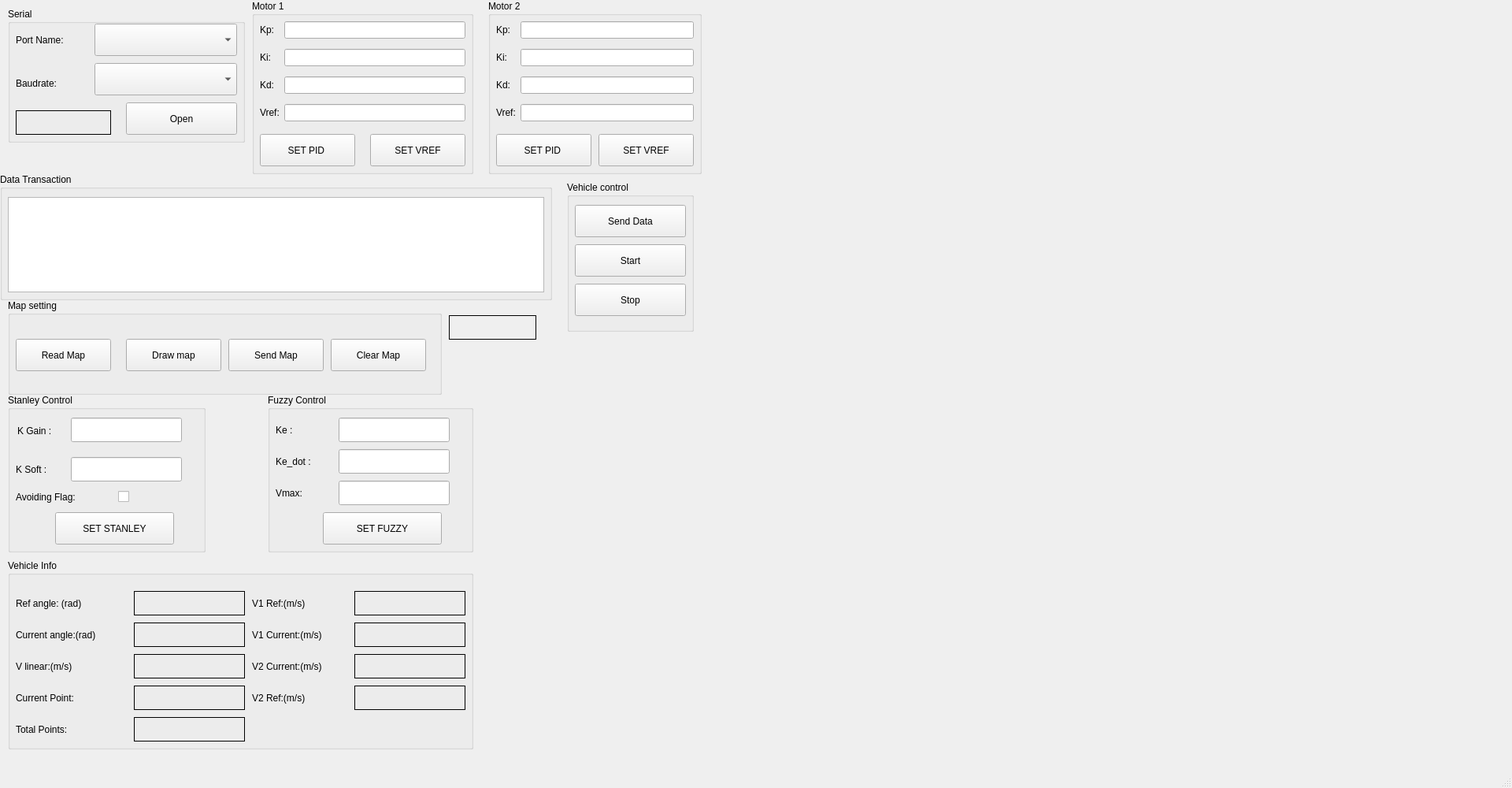
<?xml version="1.0" encoding="UTF-8"?>
<ui version="4.0">
 <class>MainWindow</class>
 <widget class="QMainWindow" name="MainWindow">
  <property name="geometry">
   <rect>
    <x>0</x>
    <y>0</y>
    <width>1920</width>
    <height>1000</height>
   </rect>
  </property>
  <property name="maximumSize">
   <size>
    <width>1920</width>
    <height>1080</height>
   </size>
  </property>
  <property name="windowTitle">
   <string>MainWindow</string>
  </property>
  <widget class="QWidget" name="centralwidget">
   <widget class="QGroupBox" name="groupBox">
    <property name="geometry">
     <rect>
      <x>10</x>
      <y>10</y>
      <width>301</width>
      <height>171</height>
     </rect>
    </property>
    <property name="title">
     <string>Serial</string>
    </property>
    <widget class="QLabel" name="label">
     <property name="geometry">
      <rect>
       <x>10</x>
       <y>30</y>
       <width>91</width>
       <height>21</height>
      </rect>
     </property>
     <property name="sizeIncrement">
      <size>
       <width>10</width>
       <height>10</height>
      </size>
     </property>
     <property name="text">
      <string>Port Name:</string>
     </property>
    </widget>
    <widget class="QComboBox" name="ccb_portname">
     <property name="geometry">
      <rect>
       <x>110</x>
       <y>20</y>
       <width>181</width>
       <height>41</height>
      </rect>
     </property>
    </widget>
    <widget class="QLabel" name="label_2">
     <property name="geometry">
      <rect>
       <x>10</x>
       <y>80</y>
       <width>91</width>
       <height>31</height>
      </rect>
     </property>
     <property name="text">
      <string>Baudrate:</string>
     </property>
    </widget>
    <widget class="QComboBox" name="ccb_baudrate">
     <property name="geometry">
      <rect>
       <x>110</x>
       <y>70</y>
       <width>181</width>
       <height>41</height>
      </rect>
     </property>
    </widget>
    <widget class="QPushButton" name="btn_open">
     <property name="geometry">
      <rect>
       <x>150</x>
       <y>120</y>
       <width>141</width>
       <height>41</height>
      </rect>
     </property>
     <property name="text">
      <string>Open</string>
     </property>
    </widget>
    <widget class="QLabel" name="label_portstatus">
     <property name="geometry">
      <rect>
       <x>10</x>
       <y>130</y>
       <width>121</width>
       <height>31</height>
      </rect>
     </property>
     <property name="frameShape">
      <enum>QFrame::Box</enum>
     </property>
     <property name="text">
      <string/>
     </property>
     <property name="alignment">
      <set>Qt::AlignCenter</set>
     </property>
    </widget>
   </widget>
   <widget class="QGroupBox" name="groupBox_2">
    <property name="geometry">
     <rect>
      <x>0</x>
      <y>220</y>
      <width>701</width>
      <height>161</height>
     </rect>
    </property>
    <property name="title">
     <string>Data Transaction</string>
    </property>
    <widget class="QListWidget" name="list_dataReceive">
     <property name="geometry">
      <rect>
       <x>10</x>
       <y>30</y>
       <width>681</width>
       <height>121</height>
      </rect>
     </property>
    </widget>
   </widget>
   <widget class="QGroupBox" name="groupBox_3">
    <property name="geometry">
     <rect>
      <x>320</x>
      <y>0</y>
      <width>281</width>
      <height>221</height>
     </rect>
    </property>
    <property name="title">
     <string>Motor 1</string>
    </property>
    <widget class="QWidget" name="layoutWidget">
     <property name="geometry">
      <rect>
       <x>10</x>
       <y>20</y>
       <width>261</width>
       <height>141</height>
      </rect>
     </property>
     <layout class="QGridLayout" name="gridLayout">
      <item row="0" column="0">
       <widget class="QLabel" name="label_3">
        <property name="text">
         <string>Kp:</string>
        </property>
       </widget>
      </item>
      <item row="1" column="0">
       <widget class="QLabel" name="label_4">
        <property name="text">
         <string>Ki:</string>
        </property>
       </widget>
      </item>
      <item row="2" column="0">
       <widget class="QLabel" name="label_5">
        <property name="text">
         <string>Kd:</string>
        </property>
       </widget>
      </item>
      <item row="2" column="1">
       <widget class="QLineEdit" name="edt_kd"/>
      </item>
      <item row="3" column="0">
       <widget class="QLabel" name="label_6">
        <property name="text">
         <string>Vref:</string>
        </property>
       </widget>
      </item>
      <item row="3" column="1">
       <widget class="QLineEdit" name="edt_vref"/>
      </item>
      <item row="1" column="1">
       <widget class="QLineEdit" name="edt_ki"/>
      </item>
      <item row="0" column="1">
       <widget class="QLineEdit" name="edt_kp"/>
      </item>
     </layout>
    </widget>
    <widget class="QPushButton" name="btn_sendpidm1">
     <property name="geometry">
      <rect>
       <x>10</x>
       <y>170</y>
       <width>121</width>
       <height>41</height>
      </rect>
     </property>
     <property name="text">
      <string>SET PID </string>
     </property>
    </widget>
    <widget class="QPushButton" name="btn_sendvrefm1">
     <property name="geometry">
      <rect>
       <x>150</x>
       <y>170</y>
       <width>121</width>
       <height>41</height>
      </rect>
     </property>
     <property name="text">
      <string>SET VREF</string>
     </property>
    </widget>
   </widget>
   <widget class="QGroupBox" name="groupBox_4">
    <property name="geometry">
     <rect>
      <x>620</x>
      <y>0</y>
      <width>271</width>
      <height>221</height>
     </rect>
    </property>
    <property name="title">
     <string>Motor 2</string>
    </property>
    <widget class="QWidget" name="layoutWidget_2">
     <property name="geometry">
      <rect>
       <x>10</x>
       <y>20</y>
       <width>251</width>
       <height>141</height>
      </rect>
     </property>
     <layout class="QGridLayout" name="gridLayout_2">
      <item row="2" column="1">
       <widget class="QLineEdit" name="edt_kd_2"/>
      </item>
      <item row="1" column="1">
       <widget class="QLineEdit" name="edt_ki_2"/>
      </item>
      <item row="0" column="0">
       <widget class="QLabel" name="label_7">
        <property name="text">
         <string>Kp:</string>
        </property>
       </widget>
      </item>
      <item row="1" column="0">
       <widget class="QLabel" name="label_8">
        <property name="text">
         <string>Ki:</string>
        </property>
       </widget>
      </item>
      <item row="0" column="1">
       <widget class="QLineEdit" name="edt_kp_2"/>
      </item>
      <item row="3" column="1">
       <widget class="QLineEdit" name="edt_vref_2"/>
      </item>
      <item row="2" column="0">
       <widget class="QLabel" name="label_9">
        <property name="text">
         <string>Kd:</string>
        </property>
       </widget>
      </item>
      <item row="3" column="0">
       <widget class="QLabel" name="label_10">
        <property name="text">
         <string>Vref:</string>
        </property>
       </widget>
      </item>
     </layout>
    </widget>
    <widget class="QPushButton" name="btn_sendpidm2">
     <property name="geometry">
      <rect>
       <x>10</x>
       <y>170</y>
       <width>121</width>
       <height>41</height>
      </rect>
     </property>
     <property name="text">
      <string>SET PID </string>
     </property>
    </widget>
    <widget class="QPushButton" name="btn_sendvrefm2">
     <property name="geometry">
      <rect>
       <x>140</x>
       <y>170</y>
       <width>121</width>
       <height>41</height>
      </rect>
     </property>
     <property name="text">
      <string>SET VREF</string>
     </property>
    </widget>
   </widget>
   <widget class="QCustomPlot" name="Motor1_Chart" native="true">
    <property name="geometry">
     <rect>
      <x>610</x>
      <y>440</y>
      <width>651</width>
      <height>501</height>
     </rect>
    </property>
    <property name="minimumSize">
     <size>
      <width>611</width>
      <height>0</height>
     </size>
    </property>
   </widget>
   <widget class="QCustomPlot" name="Motor2_Chart" native="true">
    <property name="geometry">
     <rect>
      <x>1270</x>
      <y>440</y>
      <width>611</width>
      <height>501</height>
     </rect>
    </property>
   </widget>
   <widget class="QCustomPlot" name="Map_Chart" native="true">
    <property name="geometry">
     <rect>
      <x>910</x>
      <y>10</y>
      <width>971</width>
      <height>421</height>
     </rect>
    </property>
   </widget>
   <widget class="QGroupBox" name="grb_Stanley">
    <property name="geometry">
     <rect>
      <x>10</x>
      <y>500</y>
      <width>251</width>
      <height>201</height>
     </rect>
    </property>
    <property name="title">
     <string>Stanley Control</string>
    </property>
    <widget class="QLineEdit" name="edt_Kgain">
     <property name="geometry">
      <rect>
       <x>80</x>
       <y>30</y>
       <width>141</width>
       <height>31</height>
      </rect>
     </property>
    </widget>
    <widget class="QLabel" name="label_11">
     <property name="geometry">
      <rect>
       <x>12</x>
       <y>31</y>
       <width>61</width>
       <height>31</height>
      </rect>
     </property>
     <property name="text">
      <string>K Gain :</string>
     </property>
    </widget>
    <widget class="QLineEdit" name="edt_Ksoft">
     <property name="geometry">
      <rect>
       <x>80</x>
       <y>80</y>
       <width>141</width>
       <height>31</height>
      </rect>
     </property>
    </widget>
    <widget class="QLabel" name="label_12">
     <property name="geometry">
      <rect>
       <x>10</x>
       <y>80</y>
       <width>61</width>
       <height>31</height>
      </rect>
     </property>
     <property name="text">
      <string>K Soft :</string>
     </property>
    </widget>
    <widget class="QCheckBox" name="check_AvoidFlag">
     <property name="geometry">
      <rect>
       <x>140</x>
       <y>120</y>
       <width>20</width>
       <height>20</height>
      </rect>
     </property>
     <property name="text">
      <string/>
     </property>
    </widget>
    <widget class="QLabel" name="label_13">
     <property name="geometry">
      <rect>
       <x>10</x>
       <y>120</y>
       <width>121</width>
       <height>21</height>
      </rect>
     </property>
     <property name="text">
      <string>Avoiding Flag:</string>
     </property>
    </widget>
    <widget class="QPushButton" name="btn_SetStanley">
     <property name="geometry">
      <rect>
       <x>60</x>
       <y>150</y>
       <width>151</width>
       <height>41</height>
      </rect>
     </property>
     <property name="text">
      <string>SET STANLEY</string>
     </property>
    </widget>
   </widget>
   <widget class="QGroupBox" name="grb_Fuzzy">
    <property name="geometry">
     <rect>
      <x>340</x>
      <y>500</y>
      <width>261</width>
      <height>201</height>
     </rect>
    </property>
    <property name="title">
     <string>Fuzzy Control</string>
    </property>
    <widget class="QLabel" name="label_24">
     <property name="geometry">
      <rect>
       <x>10</x>
       <y>30</y>
       <width>61</width>
       <height>31</height>
      </rect>
     </property>
     <property name="text">
      <string>Ke :</string>
     </property>
    </widget>
    <widget class="QLineEdit" name="edt_Ke">
     <property name="geometry">
      <rect>
       <x>90</x>
       <y>30</y>
       <width>141</width>
       <height>31</height>
      </rect>
     </property>
    </widget>
    <widget class="QLabel" name="label_25">
     <property name="geometry">
      <rect>
       <x>10</x>
       <y>70</y>
       <width>61</width>
       <height>31</height>
      </rect>
     </property>
     <property name="text">
      <string>Ke_dot :</string>
     </property>
    </widget>
    <widget class="QLineEdit" name="edt_Ke_dot">
     <property name="geometry">
      <rect>
       <x>90</x>
       <y>70</y>
       <width>141</width>
       <height>31</height>
      </rect>
     </property>
    </widget>
    <widget class="QLineEdit" name="edt_Vmax">
     <property name="geometry">
      <rect>
       <x>90</x>
       <y>110</y>
       <width>141</width>
       <height>31</height>
      </rect>
     </property>
    </widget>
    <widget class="QLabel" name="label_26">
     <property name="geometry">
      <rect>
       <x>10</x>
       <y>110</y>
       <width>61</width>
       <height>31</height>
      </rect>
     </property>
     <property name="text">
      <string>Vmax:</string>
     </property>
    </widget>
    <widget class="QPushButton" name="btn_SetFuzzy">
     <property name="geometry">
      <rect>
       <x>70</x>
       <y>150</y>
       <width>151</width>
       <height>41</height>
      </rect>
     </property>
     <property name="text">
      <string>SET FUZZY</string>
     </property>
    </widget>
   </widget>
   <widget class="QGroupBox" name="grb_VehicleInfo">
    <property name="geometry">
     <rect>
      <x>10</x>
      <y>710</y>
      <width>591</width>
      <height>241</height>
     </rect>
    </property>
    <property name="title">
     <string>Vehicle Info</string>
    </property>
    <widget class="QLabel" name="label_14">
     <property name="geometry">
      <rect>
       <x>10</x>
       <y>40</y>
       <width>141</width>
       <height>31</height>
      </rect>
     </property>
     <property name="text">
      <string>Ref angle: (rad)</string>
     </property>
    </widget>
    <widget class="QLabel" name="label_15">
     <property name="geometry">
      <rect>
       <x>10</x>
       <y>80</y>
       <width>141</width>
       <height>31</height>
      </rect>
     </property>
     <property name="text">
      <string>Current angle:(rad) </string>
     </property>
    </widget>
    <widget class="QLabel" name="label_16">
     <property name="geometry">
      <rect>
       <x>10</x>
       <y>120</y>
       <width>141</width>
       <height>31</height>
      </rect>
     </property>
     <property name="text">
      <string>V linear:(m/s) </string>
     </property>
    </widget>
    <widget class="QLabel" name="label_17">
     <property name="geometry">
      <rect>
       <x>310</x>
       <y>40</y>
       <width>121</width>
       <height>31</height>
      </rect>
     </property>
     <property name="text">
      <string>V1 Ref:(m/s)</string>
     </property>
    </widget>
    <widget class="QLabel" name="label_18">
     <property name="geometry">
      <rect>
       <x>310</x>
       <y>160</y>
       <width>131</width>
       <height>31</height>
      </rect>
     </property>
     <property name="text">
      <string>V2 Ref:(m/s)</string>
     </property>
    </widget>
    <widget class="QLabel" name="label_19">
     <property name="geometry">
      <rect>
       <x>310</x>
       <y>80</y>
       <width>121</width>
       <height>31</height>
      </rect>
     </property>
     <property name="text">
      <string>V1 Current:(m/s)</string>
     </property>
    </widget>
    <widget class="QLabel" name="label_20">
     <property name="geometry">
      <rect>
       <x>310</x>
       <y>120</y>
       <width>121</width>
       <height>31</height>
      </rect>
     </property>
     <property name="text">
      <string>V2 Current:(m/s)</string>
     </property>
    </widget>
    <widget class="QLabel" name="labl_RefAngle">
     <property name="geometry">
      <rect>
       <x>160</x>
       <y>40</y>
       <width>141</width>
       <height>31</height>
      </rect>
     </property>
     <property name="frameShape">
      <enum>QFrame::Box</enum>
     </property>
     <property name="text">
      <string/>
     </property>
     <property name="alignment">
      <set>Qt::AlignCenter</set>
     </property>
     <property name="wordWrap">
      <bool>false</bool>
     </property>
    </widget>
    <widget class="QLabel" name="labl_CurrentAngle">
     <property name="geometry">
      <rect>
       <x>160</x>
       <y>80</y>
       <width>141</width>
       <height>31</height>
      </rect>
     </property>
     <property name="frameShape">
      <enum>QFrame::Box</enum>
     </property>
     <property name="text">
      <string/>
     </property>
     <property name="alignment">
      <set>Qt::AlignCenter</set>
     </property>
     <property name="wordWrap">
      <bool>false</bool>
     </property>
    </widget>
    <widget class="QLabel" name="labl_VLinear">
     <property name="geometry">
      <rect>
       <x>160</x>
       <y>120</y>
       <width>141</width>
       <height>31</height>
      </rect>
     </property>
     <property name="frameShape">
      <enum>QFrame::Box</enum>
     </property>
     <property name="text">
      <string/>
     </property>
     <property name="alignment">
      <set>Qt::AlignCenter</set>
     </property>
     <property name="wordWrap">
      <bool>false</bool>
     </property>
    </widget>
    <widget class="QLabel" name="labl_V1Ref">
     <property name="geometry">
      <rect>
       <x>440</x>
       <y>40</y>
       <width>141</width>
       <height>31</height>
      </rect>
     </property>
     <property name="frameShape">
      <enum>QFrame::Box</enum>
     </property>
     <property name="text">
      <string/>
     </property>
     <property name="alignment">
      <set>Qt::AlignCenter</set>
     </property>
     <property name="wordWrap">
      <bool>false</bool>
     </property>
    </widget>
    <widget class="QLabel" name="labl_V1Current">
     <property name="geometry">
      <rect>
       <x>440</x>
       <y>80</y>
       <width>141</width>
       <height>31</height>
      </rect>
     </property>
     <property name="frameShape">
      <enum>QFrame::Box</enum>
     </property>
     <property name="text">
      <string/>
     </property>
     <property name="alignment">
      <set>Qt::AlignCenter</set>
     </property>
     <property name="wordWrap">
      <bool>false</bool>
     </property>
    </widget>
    <widget class="QLabel" name="labl_V2Ref">
     <property name="geometry">
      <rect>
       <x>440</x>
       <y>160</y>
       <width>141</width>
       <height>31</height>
      </rect>
     </property>
     <property name="frameShape">
      <enum>QFrame::Box</enum>
     </property>
     <property name="text">
      <string/>
     </property>
     <property name="alignment">
      <set>Qt::AlignCenter</set>
     </property>
     <property name="wordWrap">
      <bool>false</bool>
     </property>
    </widget>
    <widget class="QLabel" name="labl_V2Current">
     <property name="geometry">
      <rect>
       <x>440</x>
       <y>120</y>
       <width>141</width>
       <height>31</height>
      </rect>
     </property>
     <property name="frameShape">
      <enum>QFrame::Box</enum>
     </property>
     <property name="text">
      <string/>
     </property>
     <property name="alignment">
      <set>Qt::AlignCenter</set>
     </property>
     <property name="wordWrap">
      <bool>false</bool>
     </property>
    </widget>
    <widget class="QLabel" name="label_21">
     <property name="geometry">
      <rect>
       <x>10</x>
       <y>160</y>
       <width>141</width>
       <height>31</height>
      </rect>
     </property>
     <property name="text">
      <string>Current Point:</string>
     </property>
    </widget>
    <widget class="QLabel" name="labl_CurrentPoint">
     <property name="geometry">
      <rect>
       <x>160</x>
       <y>160</y>
       <width>141</width>
       <height>31</height>
      </rect>
     </property>
     <property name="frameShape">
      <enum>QFrame::Box</enum>
     </property>
     <property name="text">
      <string/>
     </property>
     <property name="alignment">
      <set>Qt::AlignCenter</set>
     </property>
     <property name="wordWrap">
      <bool>false</bool>
     </property>
    </widget>
    <widget class="QLabel" name="label_23">
     <property name="geometry">
      <rect>
       <x>10</x>
       <y>200</y>
       <width>141</width>
       <height>31</height>
      </rect>
     </property>
     <property name="text">
      <string>Total Points:</string>
     </property>
    </widget>
    <widget class="QLabel" name="labl_TotalPoint">
     <property name="geometry">
      <rect>
       <x>160</x>
       <y>200</y>
       <width>141</width>
       <height>31</height>
      </rect>
     </property>
     <property name="frameShape">
      <enum>QFrame::Box</enum>
     </property>
     <property name="text">
      <string/>
     </property>
     <property name="alignment">
      <set>Qt::AlignCenter</set>
     </property>
     <property name="wordWrap">
      <bool>false</bool>
     </property>
    </widget>
   </widget>
   <widget class="QGroupBox" name="groupBox_6">
    <property name="geometry">
     <rect>
      <x>720</x>
      <y>230</y>
      <width>161</width>
      <height>191</height>
     </rect>
    </property>
    <property name="title">
     <string>Vehicle control</string>
    </property>
    <widget class="QPushButton" name="btn_SendData">
     <property name="geometry">
      <rect>
       <x>10</x>
       <y>30</y>
       <width>141</width>
       <height>41</height>
      </rect>
     </property>
     <property name="text">
      <string>Send Data</string>
     </property>
    </widget>
    <widget class="QPushButton" name="btn_stop">
     <property name="geometry">
      <rect>
       <x>10</x>
       <y>80</y>
       <width>141</width>
       <height>41</height>
      </rect>
     </property>
     <property name="text">
      <string>Start</string>
     </property>
    </widget>
    <widget class="QPushButton" name="btn_cleardata">
     <property name="geometry">
      <rect>
       <x>10</x>
       <y>130</y>
       <width>141</width>
       <height>41</height>
      </rect>
     </property>
     <property name="text">
      <string>Stop</string>
     </property>
    </widget>
   </widget>
   <widget class="QGroupBox" name="groupBox_5">
    <property name="geometry">
     <rect>
      <x>10</x>
      <y>380</y>
      <width>551</width>
      <height>121</height>
     </rect>
    </property>
    <property name="title">
     <string>Map setting</string>
    </property>
    <widget class="QPushButton" name="btn_readMap">
     <property name="geometry">
      <rect>
       <x>10</x>
       <y>50</y>
       <width>121</width>
       <height>41</height>
      </rect>
     </property>
     <property name="text">
      <string>Read Map</string>
     </property>
    </widget>
    <widget class="QPushButton" name="btn_drawMap">
     <property name="geometry">
      <rect>
       <x>150</x>
       <y>50</y>
       <width>121</width>
       <height>41</height>
      </rect>
     </property>
     <property name="text">
      <string>Draw map</string>
     </property>
    </widget>
    <widget class="QPushButton" name="btn_SendMap">
     <property name="geometry">
      <rect>
       <x>280</x>
       <y>50</y>
       <width>121</width>
       <height>41</height>
      </rect>
     </property>
     <property name="text">
      <string>Send Map</string>
     </property>
    </widget>
    <widget class="QPushButton" name="btn_ClearMap">
     <property name="geometry">
      <rect>
       <x>410</x>
       <y>50</y>
       <width>121</width>
       <height>41</height>
      </rect>
     </property>
     <property name="text">
      <string>Clear Map</string>
     </property>
    </widget>
   </widget>
   <widget class="QLabel" name="label_22">
    <property name="geometry">
     <rect>
      <x>570</x>
      <y>400</y>
      <width>111</width>
      <height>31</height>
     </rect>
    </property>
    <property name="frameShape">
     <enum>QFrame::Box</enum>
    </property>
    <property name="text">
     <string/>
    </property>
    <property name="alignment">
     <set>Qt::AlignCenter</set>
    </property>
   </widget>
  </widget>
  <widget class="QMenuBar" name="menubar">
   <property name="geometry">
    <rect>
     <x>0</x>
     <y>0</y>
     <width>1920</width>
     <height>21</height>
    </rect>
   </property>
  </widget>
  <widget class="QStatusBar" name="statusbar"/>
 </widget>
 <customwidgets>
  <customwidget>
   <class>QCustomPlot</class>
   <extends>QWidget</extends>
   <header>qcustomplot.h</header>
   <container>1</container>
  </customwidget>
 </customwidgets>
 <tabstops>
  <tabstop>ccb_portname</tabstop>
  <tabstop>ccb_baudrate</tabstop>
  <tabstop>btn_open</tabstop>
  <tabstop>edt_kp</tabstop>
  <tabstop>edt_ki</tabstop>
  <tabstop>edt_kd</tabstop>
  <tabstop>edt_vref</tabstop>
  <tabstop>edt_kp_2</tabstop>
  <tabstop>edt_ki_2</tabstop>
  <tabstop>edt_kd_2</tabstop>
  <tabstop>edt_vref_2</tabstop>
  <tabstop>btn_sendpidm1</tabstop>
  <tabstop>btn_sendvrefm1</tabstop>
  <tabstop>list_dataReceive</tabstop>
  <tabstop>btn_sendpidm2</tabstop>
  <tabstop>btn_sendvrefm2</tabstop>
 </tabstops>
 <resources/>
 <connections/>
</ui>
